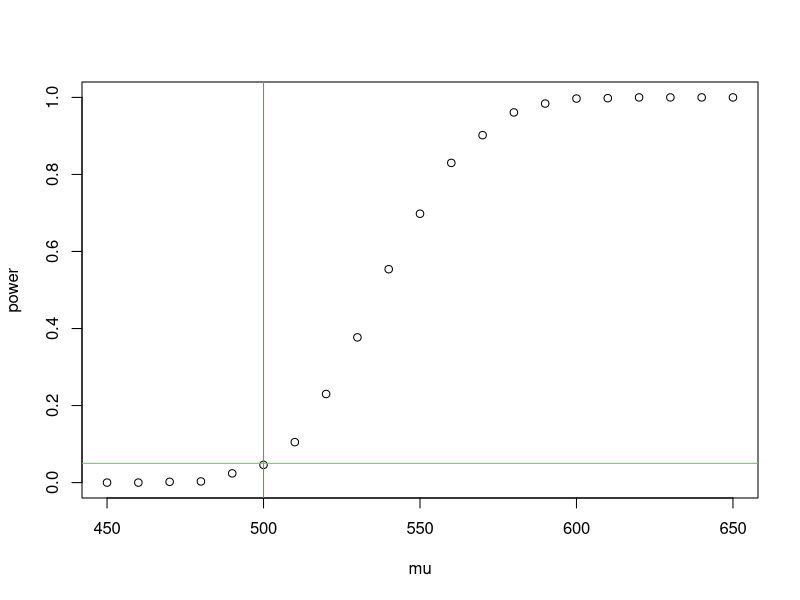

R code for this plot:
## LABORATORIO 9
#

#esempio 7.7 - stima di alpha per test unilaterale destro####

m <- 1000
n <- 20
alpha <- 0.05
y <- replicate(m, expr = {
  x <- rnorm(n, mean = 500, sd = 4)
  # x <- rexp(n, rate = 1/500)
  t.oss <- (mean(x)-500)/sd(x)*sqrt(n)
  (t.oss > qt(1-alpha, df = n-1)  ) *1 
})
alpha.hat <- mean(y)
se.alpha.hat <- sqrt(alpha.hat *(1-alpha.hat) / m)
c(alpha, alpha.hat, se.alpha.hat)

#####
# esempio 7.9 - stima della potenza del test per la media unilaterale
#####
rm(list = ls())
m <- 1000 # taglia MC
n <- 20   # taglia dei j-mi campioni
mu0 <- 500  # il valore del parametro sotto H0
sigma <- 100 # serve per generare i dati
mu <- seq(450, 650, 10)  # vettore contenente i valori di H1
power <- NULL # inizializzo vettore contenente le potenze 
# stimate per ciascun mu
for (i in 1:length(mu)){
  # ripeto un MC per ciascun valore alternativo di mu
  y <- replicate(m, expr = {
    x <- rnorm(n, mean = mu[i], sd = sigma)  # j-mo campione sotto H1
    t.oss <- (mean(x)-mu0)/sd(x)*sqrt(n)   # j-ma stat.Test osservata
    (t.oss > qt(0.95, df = n-1))*1
  })
  # y <- NULL
  # for (j in (1:m)){
  #   x <- rnorm(n, mean = mu[i], sd = sigma)  # j-mo campione sotto H1
  #   t.oss <- (mean(x)-mu0)/sd(x)*sqrt(n)   # j-ma stat.Test osservata
  #   y[j] <- (t.oss > qt(0.95, df = n-1))*1
  # }
  power[i] <- mean(y)  # potenza stimata per la i-ma ipotesi alternativa
}

plot(mu , power, xlab = "mu", ylab = "power")
abline(v = mu0, col = 2)
abline(h=0.05, col = 3)

#####
# Esempio di uso del t.test per test per la media:
#####
lambda <- 1
x <- rexp(100, rate = lambda)
mu.teo <- 1/lambda
# salvo l'esito del test in una variabile ausiliare 
# per poi estrarne i valori calcolati
aus <- t.test(x, alternative = "two.sided", mu = mu.teo)
aus
aus$parameter
aus$statistic
aus$p.value
